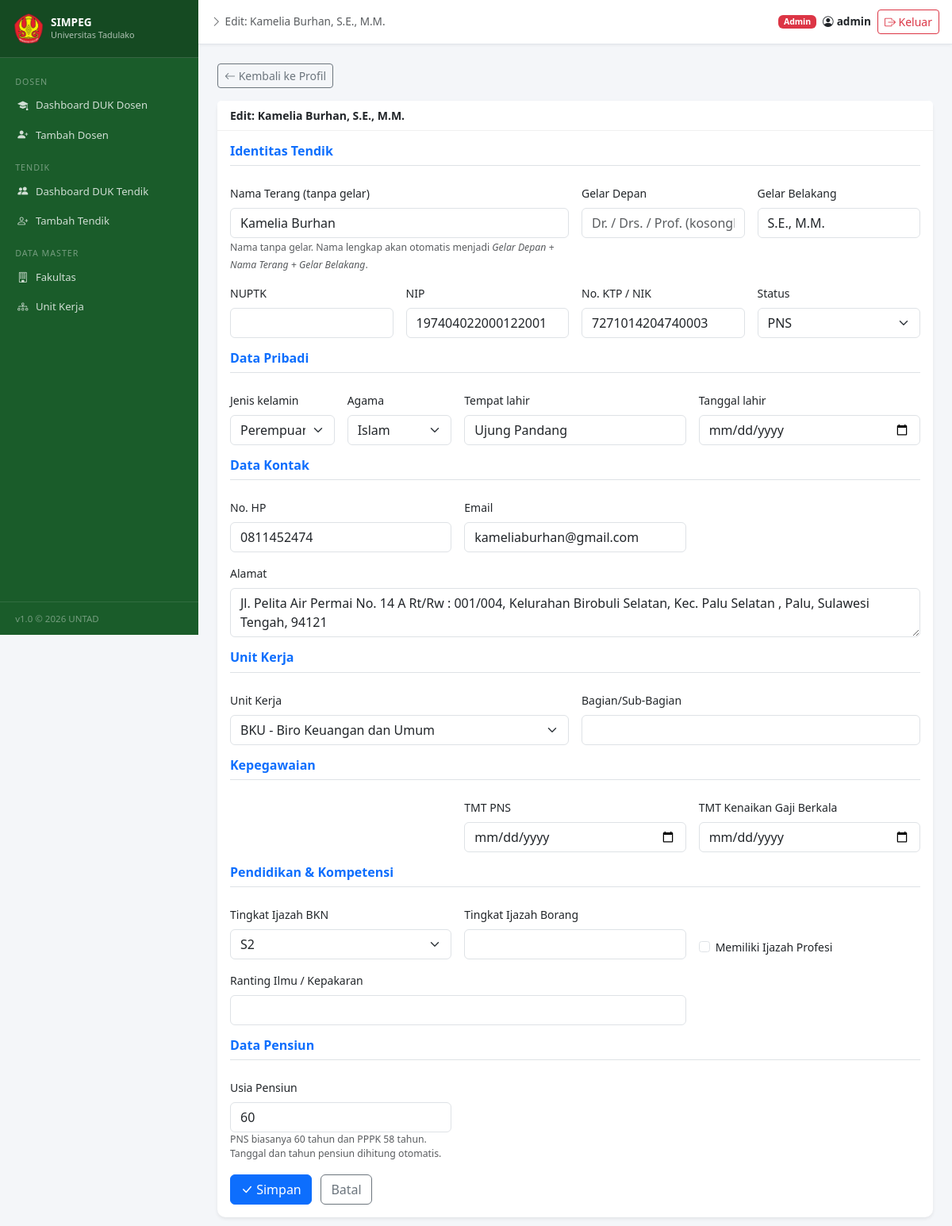
The app's page /tendik/1/edit/ (signed in) with its own data.
### tendik/models.py (models this page shows, shortened)
class Tendik(models.Model):
    JENIS_KELAMIN_CHOICES = [('L', 'Laki-laki'), ('P', 'Perempuan')]
    AGAMA_CHOICES = [
        ('Islam',    'Islam'), ('Kristen', 'Kristen'), ('Katolik', 'Katolik'),
        ('Hindu',    'Hindu'), ('Budha',   'Budha'),   ('Konghucu','Konghucu'),
    ]
    STATUS_CHOICES = [
        ('PNS', 'PNS'), ('CPNS', 'CPNS'), ('PPPK', 'PPPK'), ('PTT', 'PTT'),
    ]
    TINGKAT_IJAZAH_CHOICES = [
        ('SD','SD'), ('SLTP','SLTP'), ('SLTA','SLTA'),
        ('D3','D3'), ('D4','D4'), ('S1','S1'), ('S2','S2'), ('S3','S3'),
        ('PROFESI','Profesi'),
    ]
    nuptk  = models.CharField(max_length=30,  null=True, blank=True, verbose_name="NUPTK")
    nip    = models.CharField(max_length=30,  unique=True, null=True, blank=True, verbose_name="NIP")
    no_ktp = models.CharField(max_length=20,  null=True, blank=True, verbose_name="No. KTP / NIK")
    nama_terang    = models.CharField(max_length=200, verbose_name="Nama Terang (tanpa gelar)")
    gelar_depan    = models.CharField(max_length=100, blank=True, verbose_name="Gelar Depan")
    gelar_belakang = models.CharField(max_length=100, blank=True, verbose_name="Gelar Belakang")
    jenis_kelamin = models.CharField(max_length=1, choices=JENIS_KELAMIN_CHOICES)
    agama         = models.CharField(max_length=20, choices=AGAMA_CHOICES, blank=True)
    tempat_lahir  = models.CharField(max_length=100, blank=True)
    tanggal_lahir = models.DateField(null=True, blank=True)
    no_hp  = models.CharField(max_length=20, blank=True, verbose_name="No. HP")
    email  = models.EmailField(blank=True)
    alamat = models.TextField(blank=True)
    unit_kerja = models.ForeignKey(
        UnitKerja,
        on_delete=models.SET_NULL,
        null=True,
        blank=True,
        related_name='tendik',
        verbose_name="Unit Kerja"
    )
    bagian = models.CharField(
        max_length=200,
        blank=True,
        verbose_name="Bagian/Sub-Bagian"
    )
    status   = models.CharField(max_length=20, choices=STATUS_CHOICES, default='PNS')
    tmt_pns  = models.DateField(null=True, blank=True, verbose_name="TMT PNS")
    mk_cpns_tahun = models.IntegerField(null=True, blank=True, verbose_name="Masa Kerja CPNS (Tahun)")
    mk_cpns_bulan = models.IntegerField(null=True, blank=True, verbose_name="Masa Kerja CPNS (Bulan)")
    bidang_keahlian        = models.CharField(max_length=300, blank=True, verbose_name="Ranting Ilmu / Kepakaran")
    tingkat_ijazah_bkn     = models.CharField(max_length=10, blank=True, choices=TINGKAT_IJAZAH_CHOICES, verbose_name="Tingkat Ijazah BKN")
    tingkat_ijazah_profesi = models.BooleanField(default=False, verbose_name="Memiliki Ijazah Profesi")
    tingkat_ijazah_borang  = models.CharField(max_length=10, blank=True, verbose_name="Tingkat Ijazah Borang")
    usia_pensiun = models.IntegerField(null=True, blank=True, default=60, verbose_name="Usia Pensiun")
    tmt_kgb = models.DateField(null=True, blank=True, verbose_name="TMT Kenaikan Gaji Berkala")
    created_at = models.DateTimeField(auto_now_add=True)
    updated_at = models.DateTimeField(auto_now=True)
    created_by = models.ForeignKey(
        User, on_delete=models.SET_NULL, null=True,
        related_name='tendik_created'
    )
    class Meta:
        ordering = ['nama_terang']
        verbose_name = "Tenaga Kependidikan"
        verbose_name_plural = "Tenaga Kependidikan"
    @property
    def nama_lengkap(self):
        nama = self.nama_terang.strip()
        if self.gelar_belakang:
            nama = nama + ', ' + self.gelar_belakang.strip()
        if self.gelar_depan:
            nama = self.gelar_depan.strip() + ' ' + nama
        return nama

### tendik/views.py (the view)
# urls.py: path('<int:pk>/edit/',      views.tendik_edit,   name='tendik_edit'),
@login_required
@user_passes_test(is_admin)
def tendik_edit(request, pk):
    tendik = get_object_or_404(Tendik, pk=pk)
    if request.method == 'POST':
        form = TendikForm(request.POST, instance=tendik)
        if form.is_valid():
            form.save()
            messages.success(request, f'Data {tendik.nama_lengkap} berhasil diperbarui.')
            return redirect('tendik_detail', pk=tendik.pk)
    else:
        form = TendikForm(instance=tendik)
    return render(request, 'tendik/tendik_form.html', {
        'form': form, 'tendik': tendik,
        'title': f'Edit: {tendik.nama_lengkap}'
    })

### tendik/models.py (called while the page is built)
    def __str__(self):
        return f"{self.kode} - {self.nama}"

### tendik/views.py (called while the page is built)
def is_admin(user):
    return user.is_staff or user.is_superuser

### templates/tendik/tendik_form.html (shortened to what this page needs)
{% extends 'dosen/base.html' %}
{% block page_title %}{{ title }}{% endblock %}
{% block content %}
<div class="mb-3">
  {% if tendik %}
    <a href="{% url 'tendik_detail' tendik.pk %}" class="btn btn-sm btn-outline-secondary">
      <i class="bi bi-arrow-left"></i> Kembali ke Profil
    </a>
  {% else %}
    <a href="{% url 'dashboard_tendik' %}" class="btn btn-sm btn-outline-secondary">
      <i class="bi bi-arrow-left"></i> Kembali
    </a>
  {% endif %}
</div>
<div class="card shadow-sm">
  <div class="card-header fw-semibold">
    {{ title }}
  </div>
  <div class="card-body">
    <form method="post">
      <div class="row g-3">
        <div class="col-12">
          <h6 class="fw-bold text-primary border-bottom pb-2">
            Identitas Tendik
          </h6>
        </div>
        <div class="col-md-6">
          <label class="form-label">{{ form.nama_terang.label }}</label>
          {{ form.nama_terang }}
          {% if form.nama_terang.help_text %}
            <small class="text-muted">{{ form.nama_terang.help_text|safe }}</small>
          {% endif %}
        </div>
        <div class="col-md-3">
          <label class="form-label">{{ form.gelar_depan.label }}</label>
          {{ form.gelar_depan }}
        </div>
        <div class="col-md-3">
          <label class="form-label">{{ form.gelar_belakang.label }}</label>
          {{ form.gelar_belakang }}
        </div>
        <div class="col-md-3">
          <label class="form-label">{{ form.nuptk.label }}</label>
          {{ form.nuptk }}
        </div>
        <div class="col-md-3">
          <label class="form-label">{{ form.nip.label }}</label>
          {{ form.nip }}
        </div>
        <div class="col-md-3">
          <label class="form-label">{{ form.no_ktp.label }}</label>
          {{ form.no_ktp }}
        </div>
        <div class="col-md-3">
          <label class="form-label">{{ form.status.label }}</label>
          {{ form.status }}
        </div>
        <div class="col-12 mt-3">
          <h6 class="fw-bold text-primary border-bottom pb-2">
            Data Pribadi
          </h6>
        </div>
        <div class="col-md-2">
          <label class="form-label">{{ form.jenis_kelamin.label }}</label>
          {{ form.jenis_kelamin }}
        </div>
        <div class="col-md-2">
          <label class="form-label">{{ form.agama.label }}</label>
          {{ form.agama }}
        </div>
        <div class="col-md-4">
          <label class="form-label">{{ form.tempat_lahir.label }}</label>
          {{ form.tempat_lahir }}
        </div>
        <div class="col-md-4">
          <label class="form-label">{{ form.tanggal_lahir.label }}</label>
          {{ form.tanggal_lahir }}
        </div>
        <div class="col-12 mt-3">
          <h6 class="fw-bold text-primary border-bottom pb-2">
            Data Kontak
          </h6>
        </div>
        <div class="col-md-4">
          <label class="form-label">{{ form.no_hp.label }}</label>
          {{ form.no_hp }}
        </div>
        <div class="col-md-4">
          <label class="form-label">{{ form.email.label }}</label>
          {{ form.email }}
        </div>
        <div class="col-md-12">
          <label class="form-label">{{ form.alamat.label }}</label>
          {{ form.alamat }}
        </div>
        <div class="col-12 mt-3">
          <h6 class="fw-bold text-primary border-bottom pb-2">
            Unit Kerja
          </h6>
        </div>
        <div class="col-md-6">
          <label class="form-label">{{ form.unit_kerja.label }}</label>
          {{ form.unit_kerja }}
        </div>
        <div class="col-md-6">
          <label class="form-label">{{ form.bagian.label }}</label>
          {{ form.bagian }}
        </div>
        <div class="col-12 mt-3">
          <h6 class="fw-bold text-primary border-bottom pb-2">
            Kepegawaian
          </h6>
        </div>
        <div class="col-md-4">
        </div>
        <div class="col-md-4">
          <label class="form-label">{{ form.tmt_pns.label }}</label>
          {{ form.tmt_pns }}
        </div>
        <div class="col-md-4">
          <label class="form-label">{{ form.tmt_kgb.label }}</label>
          {{ form.tmt_kgb }}
        </div>
        <div class="col-12 mt-3">
          <h6 class="fw-bold text-primary border-bottom pb-2">
            Pendidikan & Kompetensi
          </h6>
        </div>
        <div class="col-md-4">
          <label class="form-label">{{ form.tingkat_ijazah_bkn.label }}</label>
          {{ form.tingkat_ijazah_bkn }}
        </div>
        <div class="col-md-4">
          <label class="form-label">{{ form.tingkat_ijazah_borang.label }}</label>
          {{ form.tingkat_ijazah_borang }}
        </div>
        <div class="col-md-4 d-flex align-items-end">
          <div class="form-check">
            {{ form.tingkat_ijazah_profesi }}
            <label class="form-check-label">
              {{ form.tingkat_ijazah_profesi.label }}
            </label>
          </div>
        </div>
        <div class="col-md-8">
          <label class="form-label">{{ form.bidang_keahlian.label }}</label>
          {{ form.bidang_keahlian }}
        </div>
        <div class="col-12 mt-3">
          <h6 class="fw-bold text-primary border-bottom pb-2">
            Data Pensiun
          </h6>
        </div>
        <div class="col-md-4">
          <label class="form-label">{{ form.usia_pensiun.label }}</label>
          {{ form.usia_pensiun }}
          {% if form.usia_pensiun.help_text %}
            <small class="text-muted d-block">
              {{ form.usia_pensiun.help_text }}
            </small>
          {% endif %}
        </div>
        <div class="col-12 mt-3">
          <button type="submit" class="btn btn-primary">
            <i class="bi bi-check-lg"></i> Simpan
          </button>
          {% if tendik %}
            <a href="{% url 'tendik_detail' tendik.pk %}" class="btn btn-outline-secondary ms-2">
              Batal
            </a>
          {% else %}
            <a href="{% url 'dashboard_tendik' %}" class="btn btn-outline-secondary ms-2">
              Batal
            </a>
          {% endif %}
        </div>
      </div>
    </form>
  </div>
</div>
{% endblock %}

### templates/dosen/base.html (shortened to what this page needs)
{% load static %}
<!DOCTYPE html>
<html lang="id">
<head>
<link href="https://cdnjs.cloudflare.com/ajax/libs/bootstrap/5.3.2/css/bootstrap.min.css" rel="stylesheet">
<link href="https://cdnjs.cloudflare.com/ajax/libs/bootstrap-icons/1.11.3/font/bootstrap-icons.min.css" rel="stylesheet">
<link rel="stylesheet" href="https://cdn.datatables.net/1.13.8/css/dataTables.bootstrap5.min.css">
</head>
<body>
{% if user.is_authenticated %}
<div class="sidebar" id="sidebar">
  <div class="sidebar-brand d-flex align-items-center justify-content-between gap-2">
    <div class="d-flex align-items-center gap-2">
      <img src="{% static 'logo/untad.png' %}"
           alt="Logo UNTAD"
           width="40" height="40"
           style="border-radius:8px;flex-shrink:0;object-fit:contain">
      <div>
        <div style="font-weight:700;font-size:0.85rem;line-height:1.2">SIMPEG</div>
        <div style="font-size:0.68rem;opacity:0.65">Universitas Tadulako</div>
      </div>
    </div>
  </div>
  <nav class="sidebar-nav">
    <div class="nav-section">Dosen</div>
    <div class="nav-item">
      <a href="{% url 'dashboard' %}" class="{% if request.resolver_match.url_name == 'dashboard' %}active{% endif %}">
        <i class="bi bi-mortarboard-fill"></i> Dashboard DUK Dosen
      </a>
    </div>
    {% if user.is_staff or user.is_superuser %}
    <div class="nav-item">
      <a href="{% url 'dosen_create' %}" class="{% if request.resolver_match.url_name == 'dosen_create' %}active{% endif %}">
        <i class="bi bi-person-plus-fill"></i> Tambah Dosen
      </a>
    </div>
    {% endif %}
    <div class="nav-section">Tendik</div>
    <div class="nav-item">
      <a href="{% url 'dashboard_tendik' %}" class="{% if request.resolver_match.url_name == 'dashboard_tendik' %}active{% endif %}">
        <i class="bi bi-people-fill"></i> Dashboard DUK Tendik
      </a>
    </div>
    {% if user.is_staff or user.is_superuser %}
    <div class="nav-item">
      <a href="{% url 'tendik_create' %}" class="{% if request.resolver_match.url_name == 'tendik_create' %}active{% endif %}">
        <i class="bi bi-person-plus"></i> Tambah Tendik
      </a>
    </div>
    {% endif %}
    {% if user.is_staff or user.is_superuser %}
    <div class="nav-section">Data Master</div>
    <div class="nav-item">
      <a href="{% url 'fakultas_list' %}" class="{% if 'fakultas' in request.resolver_match.url_name %}active{% endif %}">
        <i class="bi bi-building"></i> Fakultas
      </a>
    </div>
    <div class="nav-item">
      <a href="{% url 'unit_kerja_list' %}" class="{% if 'unit_kerja' in request.resolver_match.url_name %}active{% endif %}">
        <i class="bi bi-diagram-3"></i> Unit Kerja
      </a>
    </div>
    {% endif %}
  </nav>
  <div class="sidebar-footer">v1.0 &copy; 2026 UNTAD</div>
</div>
<div class="main-wrapper">
  <div class="topbar">
    <div class="d-flex align-items-center gap-2">
      <span class="text-muted" style="font-size:0.85rem">
        <i class="bi bi-chevron-right me-1"></i>{% block page_title %}Dashboard{% endblock %}
      </span>
    </div>
    <div class="d-flex align-items-center gap-2">
      <span class="badge {% if user.is_staff %}bg-danger{% else %}bg-secondary{% endif %}">
        {% if user.is_staff %}Admin{% else %}Viewer{% endif %}
      </span>
      <span class="fw-semibold d-flex align-items-center gap-1" style="font-size:0.85rem">
        <i class="bi bi-person-circle"></i>
        <span class="topbar-username">{{ user.get_full_name|default:user.username }}</span>
      </span>
      <a href="{% url 'logout' %}" class="btn btn-outline-danger btn-sm">
        <i class="bi bi-box-arrow-right"></i>
        <span class="topbar-logout-text"> Keluar</span>
      </a>
    </div>
  </div>
  <div class="content-area">
    {% block content %}{% endblock %}
  </div>
</div>
{% endif %}
</body>
</html>

### templates/dosen/base.html (style rules this page uses)
:root { --sidebar-width: 250px; --untad-green: #1a5c2a; --untad-gold: #c8a227; --topbar-height: 56px; }
body { background: #f4f6f9; font-size: 0.875rem; }
.sidebar { width: var(--sidebar-width); height: 100vh; position: fixed; background: var(--untad-green); color: #fff; overflow-y: auto; top: 0; left: 0; z-index: 200; display: flex; flex-direction: column; transition: transform 0.25s ease; }
.sidebar-brand { padding: 1rem; border-bottom: 1px solid rgba(255,255,255,0.15); background: rgba(0,0,0,0.2); flex-shrink: 0; }
.sidebar-nav { padding: 0.5rem 0; flex: 1; }
.sidebar-nav .nav-item a { display: flex; align-items: center; gap: 0.6rem; padding: 0.55rem 1.2rem; color: rgba(255,255,255,0.8); text-decoration: none; font-size: 0.82rem; transition: all 0.2s; border-left: 3px solid transparent; }
.sidebar-nav .nav-section { padding: 0.85rem 1.2rem 0.25rem; font-size: 0.67rem; text-transform: uppercase; letter-spacing: 0.09em; color: rgba(255,255,255,0.4); }
.main-wrapper { margin-left: var(--sidebar-width); min-height: 100vh; display: flex; flex-direction: column; }
.topbar { background: #fff; border-bottom: 1px solid #e0e4ea; padding: 0 1rem; height: var(--topbar-height); display: flex; align-items: center; justify-content: space-between; position: sticky; top: 0; z-index: 50; box-shadow: 0 1px 4px rgba(0,0,0,0.06); gap: 0.5rem; }
.topbar-username { display: none; }
@media (min-width: 576px) { .topbar-username { display: inline; } }
.topbar-logout-text { display: none; }
@media (min-width: 400px) { .topbar-logout-text { display: inline; } }
.content-area { padding: 1rem; flex: 1; }
@media (min-width: 768px) { .content-area { padding: 1.5rem; } }
.card { border: none; box-shadow: 0 1px 6px rgba(0,0,0,0.07); border-radius: 10px; }
.card-header { background: #fff; border-bottom: 1px solid #f0f0f0; font-weight: 600; }
.sidebar-footer { padding:0.75rem 1.2rem;border-top:1px solid rgba(255,255,255,0.1);font-size:0.72rem;color:rgba(255,255,255,0.4);flex-shrink:0 }

### records on screen
Tendik: nama_terang "Kamelia Burhan", gelar_belakang "S.E., M.M.", nip "197404022000122001", no_ktp "7271014204740003", status "PNS", jenis_kelamin "Perempuan", agama "Islam", tempat_lahir "Ujung Pandang", no_hp "0811452474", email "kameliaburhan@gmail.com", alamat "Jl. Pelita Air Permai No. 14 A Rt/Rw : 001/004, Kelurahan Birobuli Selatan, Kec. Palu Selatan , Palu, Sulawesi Tengah, 94121", unit_kerja "BKU - Biro Keuangan dan Umum", tingkat_ijazah_bkn "S2", usia_pensiun "60"

### other values on screen
{{ title }} "Edit: Kamelia Burhan, S.E., M.M."
{{ user.get_full_name|default:user.username }} "admin"
